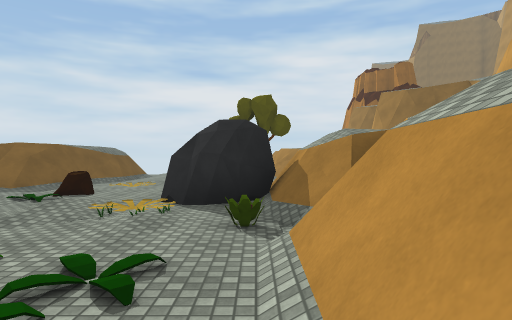
view 1 (above)

20 first-person views from a walk through a Unity game level. The camera is 1.4 m above the floor, looks level and sees 75° across. The floor is counted in squares, 2 m on a side. Each view is taken from the middle of a square. On the plan, view 1 faces up. The plan holds only what a view shows up to about 10 squares ahead; the rest is blank. The place goes on beyond the plan. The player character is not drawn. Surface patterns are stand-ins for the level's own textures.

view 2
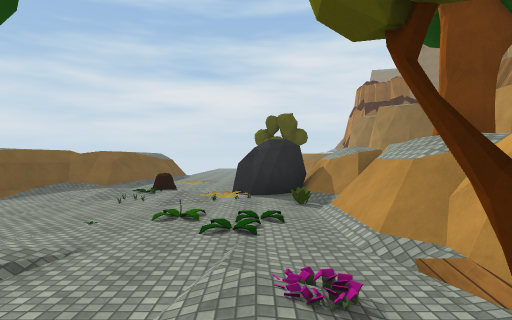

view 3
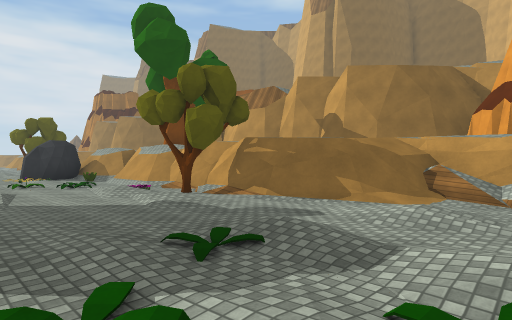

view 4
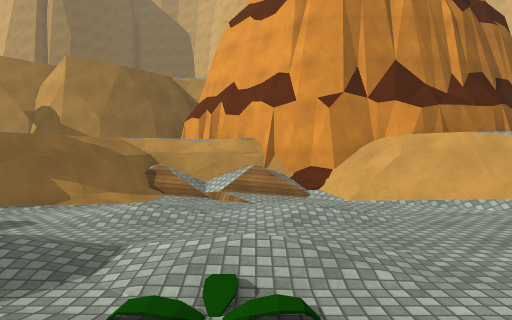

view 5
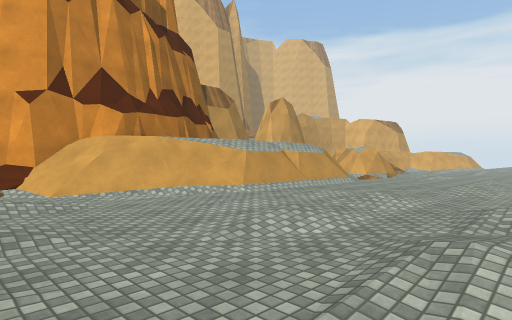

view 6
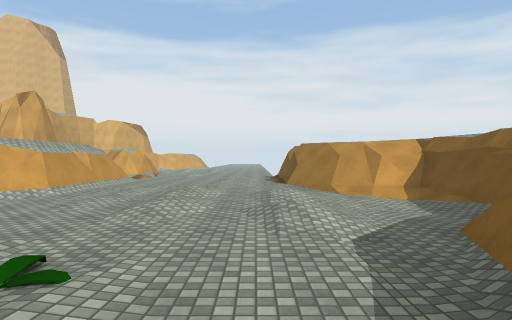

view 7
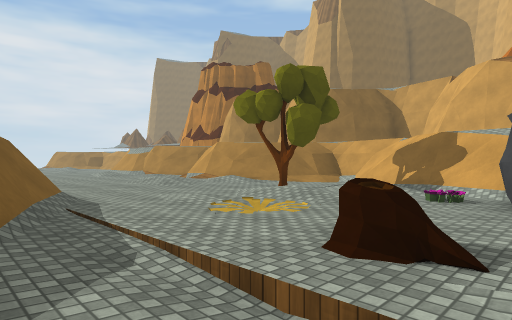

view 8
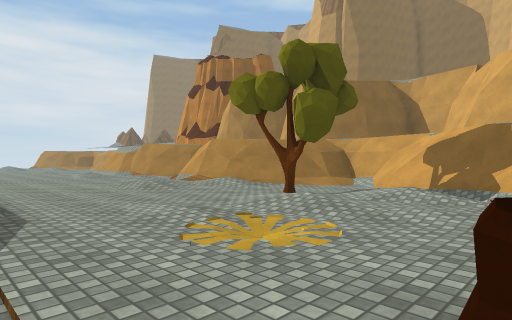

view 9
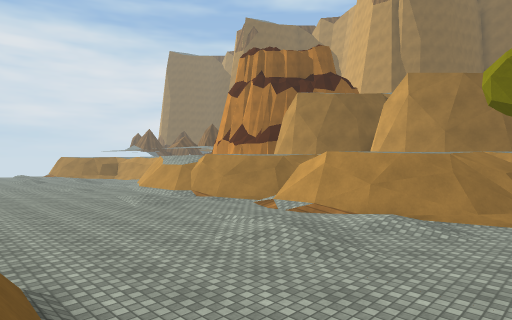

view 10
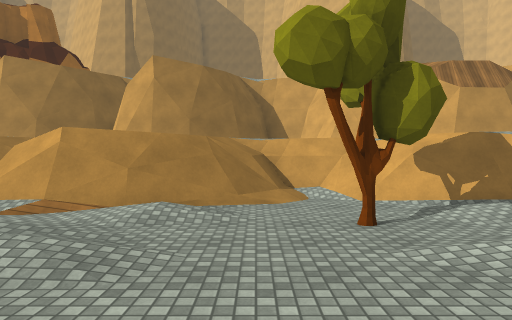

view 11
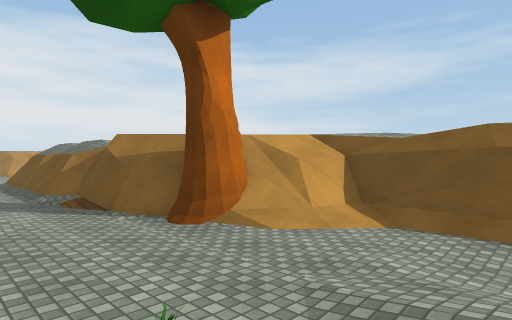

view 12
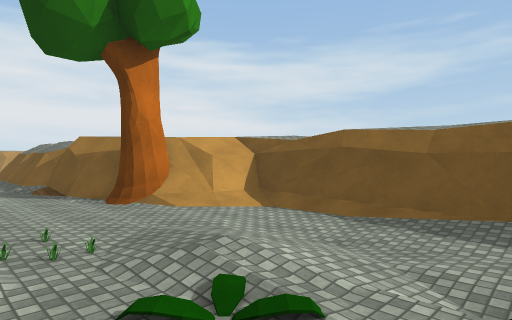

view 13
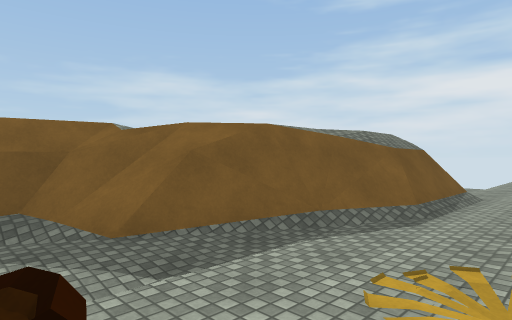

view 14
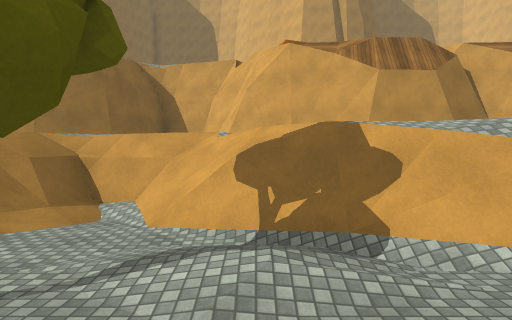

view 15
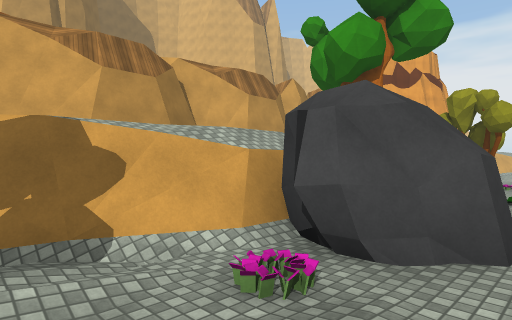

view 16
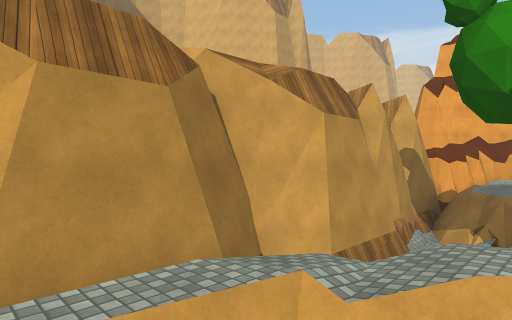

view 17
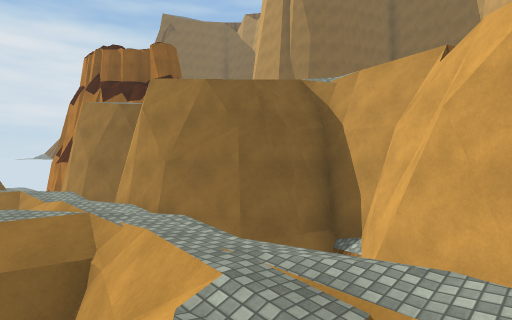

view 18
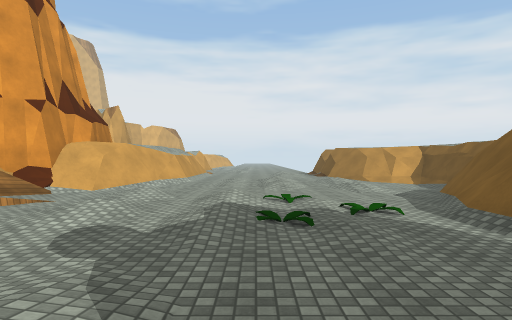

view 19
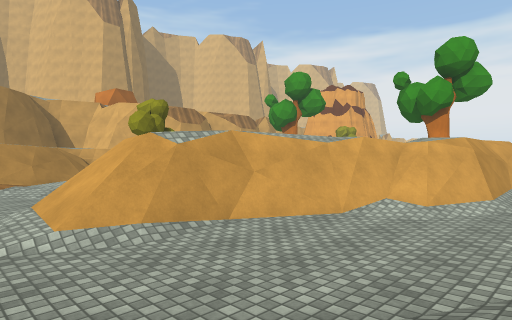

view 20
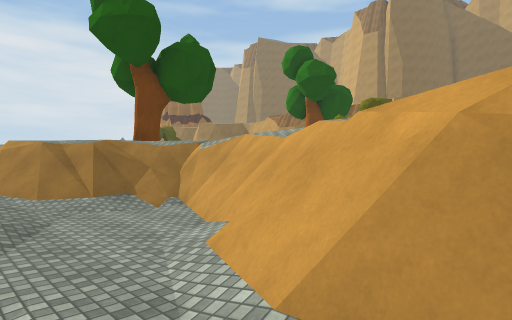

### Floor plan
Key: @ floor where view 1 was taken; # wall or solid block; . main floor; : floor 0.25 m higher than the main floor; - floor 0.25 m lower than the main floor; + floor 1.75 m higher than the main floor; * floor 2 m higher than the main floor; % floor 2.25 m higher than the main floor; & floor 2.5 m higher than the main floor; / step, stairs or slope; = window, fence, low wall or low ledge; ^ raised ledge; v drop or lower ground; P plant; L log; R rock; T tree; O other object.
Columns run from 10 left of view 1 to 8 right of it. Each row starts with its distance up from view 1.
 19       ...:.=
 18       ...:.## =##
 17       ......=% ##
 16 . .........##v&##
 15  ...//...:.#= %#
 14 ..../=..::.=#%&#^
 13 ...#%=....:#=&%v^
 12 -..#&=......==& v##
 11  ./=%/....T..=&  ##
 10  .#=#/.::.../=& v#
  9  /##=..P..:///& ##
  8  /#=/-.....#& &v^
  7  ###.-L..PR=& &#^
  6  =#.-.P..RR##+v=
  5  =#.-....P.==%v#
  4   #.-.OOOOP=&==#
  3   #/.......=#=##
  2   #=T...PP.#T  #
  1  =#%T/...P.#T  #
  0  =#% =.:..@= =##
 -1  .:/##...P.=#=##
 -2  ../#=....TT%&=#
 -3 ...##=...:.#   ##
 -4 ...#&=.....## %v#
 -5 -./=&=...../=%% ##
 -6  /# =/..P.:./#####
 -7 :   #/P...:..=##
 -8     #..P:.:..##
 -9    ==.....:..#
-10   #=......../#
-11   #=-..:...//#
-12   #........=&#
-13   #=/..:...=&#
-14   &*=......= ##
-15     #=.....=
-16      #.:...=

Positions as (right, up) in squares from view 1, and headings:
1: (0, 0), facing up
2: (-1, -3), facing up
3: (-4, -8), facing up-right
4: (-4, -8), facing right
5: (-5, -8), facing down-right
6: (-4, -6), facing down
7: (-6, 6), facing up-right
8: (-5, 7), facing up-right
9: (-5, 11), facing up-right
10: (-4, 12), facing right
11: (-3, 5), facing down-left
12: (-3, 7), facing down-left
13: (-3, 7), facing up-left
14: (-2, 9), facing right
15: (-2, 9), facing down-right
16: (2, 7), facing down-right
17: (2, 8), facing up-right
18: (-2, -2), facing down
19: (-10, 16), facing down-right
20: (-10, -7), facing up-right
